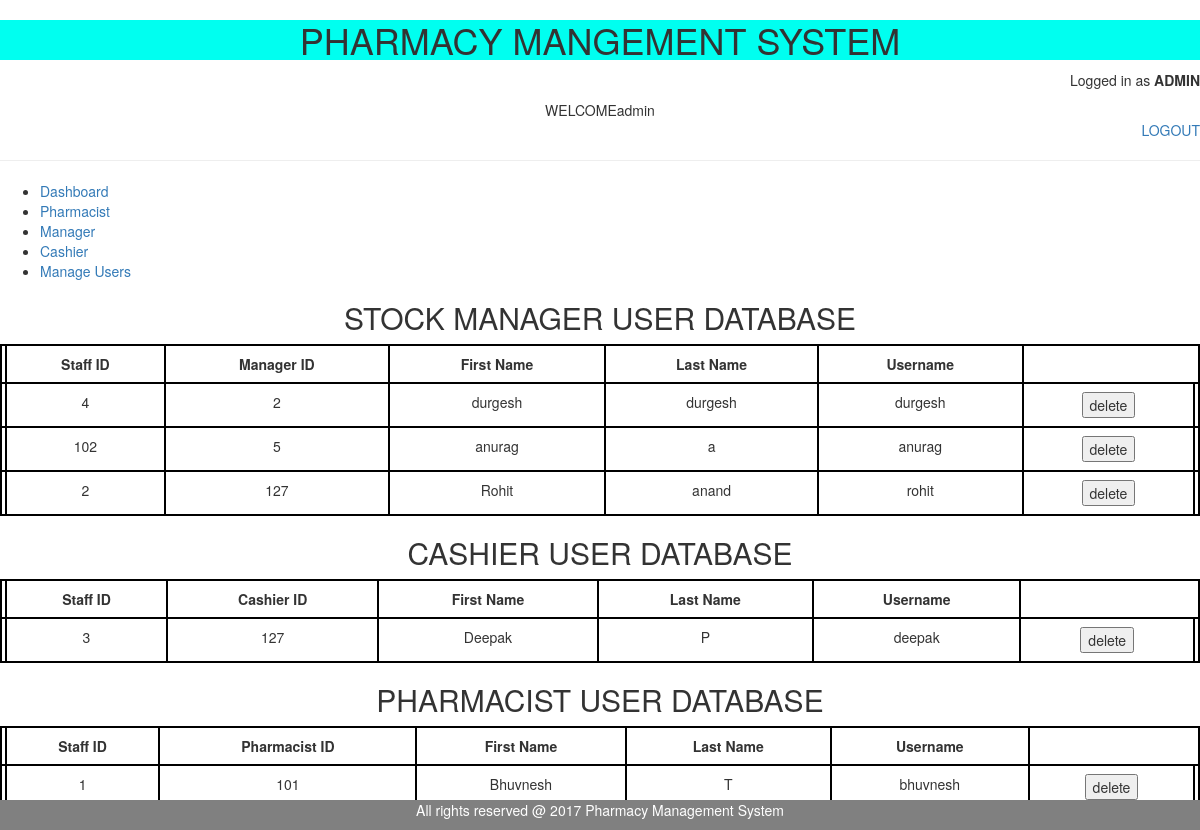
/show_all_user.php (signed in), run on the app's committed database.
### tables this page shows
CREATE TABLE `manager` (
  `manager_id` int(11) NOT NULL,
  `first_name` varchar(15) NOT NULL,
  `last_name` varchar(15) NOT NULL,
  `staff_id` int(11) NOT NULL,
  `username` varchar(15) NOT NULL,
  `password` varchar(15) NOT NULL
);

CREATE TABLE `cashier` (
  `cashier_id` tinyint(5) NOT NULL,
  `first_name` varchar(15) NOT NULL,
  `last_name` varchar(15) NOT NULL,
  `staff_id` int(15) NOT NULL,
  `username` varchar(15) NOT NULL,
  `password` varchar(15) NOT NULL
);

CREATE TABLE `pharmacist` (
  `pharmacist_id` tinyint(11) NOT NULL,
  `first_name` varchar(15) NOT NULL,
  `last_name` varchar(15) NOT NULL,
  `staff_id` int(11) NOT NULL,
  `username` varchar(15) NOT NULL,
  `password` varchar(15) NOT NULL
);

### show_all_user.php (the view, shortened to what this page needs)
<?php
include_once('connect_db.php');
if(isset($_SESSION['username']))
{
$user=$_SESSION['username'];
}
else
{
header("location:http://localhost/pharmacys/index.php");
exit();
}
?>
<!DOCTYPE HTML>
<HTML>
<head>
  <link rel="stylesheet" href="https://maxcdn.bootstrapcdn.com/bootstrap/3.3.7/css/bootstrap.min.css">
</head>
<center>
<h1>
	PHARMACY MANGEMENT SYSTEM
</h1>
<p align="right"> Logged in as <b>ADMIN</b></p>WELCOME<?php echo $user;?>
<p align="right"><a href ="http://localhost/pharmacy/logout.php">LOGOUT
</a>
 </p>
 <hr>
</center>
<body background="images/admi.jpg">
<div id="left_column">
<div id="button">
<ul>
			<li><a href="admin.php">Dashboard</a></li>
			<li><a href="admin_pharmacist.php">Pharmacist</a></li>
			<li><a href="admin_manager.php">Manager</a></li>
			<li><a href="admin_cashier.php">Cashier</a></li>
			<li><a href="show_all_user.php">Manage Users</a></li>
		</ul>
</div>
		</div>
		 <center>
		 <h2>STOCK MANAGER USER DATABASE</h2>
		 <?php $sql="SELECT * FROM manager";
			$pkk=mysqli_query($con,$sql);
			echo "<table class='table'>";
			echo"<tr class='row'>";
			echo"<th class='column'>";
				echo"Staff ID";
			echo"</th>";
			echo"<th class='column'>";
				echo"Manager ID";
			echo"</th>";
			echo"<th class='column'>";
				echo"First Name";
			echo"</th>";
			echo"<th class='column'>";
				echo"Last Name";
			echo"</th>";
			echo"<th class='column'>";
				echo"Username";
			echo"</th>";
		echo"</tr>";
			while($row=mysqli_fetch_assoc($pkk))
			{
				echo"<tr class='row'>";
				echo"<td class='column'>";
					echo $col1[$i]=$row["staff_id"];;
				echo"</td>";
				echo"<td class='column'>";
					echo $col2=$row["manager_id"];
				echo"</td>";
				echo"<td class='column'>";
					echo $col3=$row["first_name"];
				echo"</td>";
				echo"<td class='column'>";
					echo $col4=$row["last_name"];
				echo"</td>";
				echo"<td class='column'>";
					echo $col5=$row["username"];
				echo"</td>";
				echo"<td class='column'>";
				echo "<form method='POST' action='man_del.php'>";
			echo "<input type ='submit' value='delete'>";
			echo"</form>";
			echo "</td>";
			echo"</tr>";
			$i++;
			}
			echo "</table>";
		 ?>
		   <h2>CASHIER USER DATABASE</h2>
		   <?php
		  $sql="SELECT * FROM cashier";
			$pkm=mysqli_query($con,$sql);
			echo "<table class='table'>";
			echo"<tr class='row'>";
			echo"<th class='column'>";
				echo"Staff ID";
			echo"</th>";
			echo"<th class='column'>";
				echo"Cashier ID";
			echo"</th>";
			echo"<th class='column'>";
				echo"First Name";
			echo"</th>";
			echo"<th class='column'>";
				echo"Last Name";
			echo"</th>";
			echo"<th class='column'>";
				echo"Username";
			echo"</th>";
		echo"</tr>";
			while($row=mysqli_fetch_assoc($pkm))
			{
					echo"<tr class='row'>";
				echo"<td class='column'>";
					echo $col1[$j]=$row["staff_id"];;
				echo"</td>";
				echo"<td class='column'>";
					echo $col2=$row["cashier_id"];
				echo"</td>";
				echo"<td class='column'>";
					echo $col3=$row["first_name"];
				echo"</td>";
				echo"<td class='column'>";
					echo $col4=$row["last_name"];
				echo"</td>";
				echo"<td class='column'>";
					echo $col5=$row["username"];
				echo"</td>";
				echo"<td class='column'>";
				echo "<form method='POST' action='cashier_del.php'>";
			echo "<input type ='submit' value='delete'>";
			echo"</form>";
			echo "</td>";
			echo"</tr>";
			$j++;
			}
			echo "</table>";
?>
			<h2>PHARMACIST USER DATABASE</h2>
		   <?php
		  $sql="SELECT * FROM pharmacist";
			$pkp=mysqli_query($con,$sql);
			echo "<table class='table'>";
			echo"<tr class='row'>";
			echo"<th class='column'>";
				echo"Staff ID";
			echo"</th>";
			echo"<th class='column'>";
				echo"Pharmacist ID";
			echo"</th>";
			echo"<th class='column'>";
				echo"First Name";
			echo"</th>";
			echo"<th class='column'>";
				echo"Last Name";
			echo"</th>";
			echo"<th class='column'>";
				echo"Username";
			echo"</th>";
		echo"</tr>";
			while($row=mysqli_fetch_assoc($pkp))
			{
				echo"<tr class='row'>";
				echo"<td class='column'>";
					echo $col1[$k]=$row["staff_id"];;
				echo"</td>";
				echo"<td class='column'>";
					echo $col2=$row["pharmacist_id"];
				echo"</td>";
				echo"<td class='column'>";
					echo $col3=$row["first_name"];
				echo"</td>";
				echo"<td class='column'>";
					echo $col4=$row["last_name"];
				echo"</td>";
				echo"<td class='column'>";
					echo $col5=$row["username"];
				echo"</td>";
				echo"<td class='column'>";
				echo "<form method='POST' action='phr_del.php'>";
			echo "<input type ='submit' value='delete'>";
			echo"</form>";
			echo "</td>";
			echo"</tr>";
			$k++;
			}
			echo "</table>";
?>
</center>
<div class="footer">
  <p>All rights reserved @ 2017 Pharmacy Management System</p>
</div>
</body>
</HTML>

### show_all_user.php (style rules this page uses)
h1 { background-color: #00fff0; }
table { border-collapse: collapse; border:2px solid black; }
th { border:2px solid black; text-align:center; }
td { border-right:2px solid black; border-bottom:2px solid black; border-left:2px solid black; text-align:center; margin:0; }
tr { border:2px solid black; height:2px; margin:0; }
.footer { position: fixed; left: 0; bottom: 0; width: 100%; background-color: grey ; color: white; text-align: center; }

### data on the page
manager: staff_id "4", manager_id "2", first_name "durgesh", last_name "durgesh", username "durgesh"
manager: staff_id "102", manager_id "5", first_name "anurag", last_name "a", username "anurag"
manager: staff_id "2", manager_id "127", first_name "Rohit", last_name "anand", username "rohit"
cashier: staff_id "3", cashier_id "127", first_name "Deepak", last_name "P", username "deepak"
pharmacist: staff_id "1", pharmacist_id "101", first_name "Bhuvnesh", last_name "T", username "bhuvnesh"

### other printed values
$user "admin"
